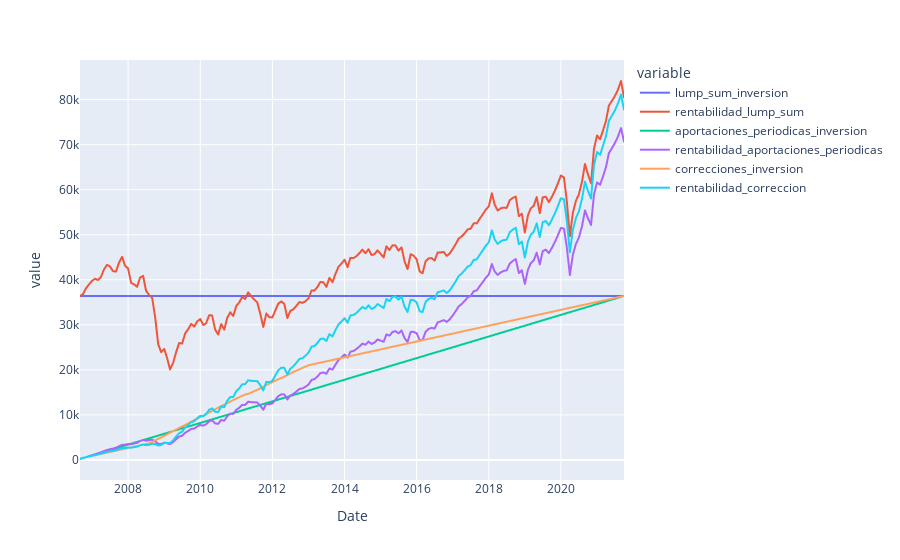

The code cell stored with this chart in its notebook:
### Code cell
df_plot = pd.DataFrame(index=df.index)


df_plot['lump_sum_inversion'] = lump_sum_inversion
df_plot['rentabilidad_lump_sum'] = rentabilidad_lump_sum

df_plot['aportaciones_periodicas_inversion'] = aportaciones_periodicas_inversion
df_plot['rentabilidad_aportaciones_periodicas'] = rentabilidad_aportaciones_periodicas

df_plot['correcciones_inversion'] = correcciones_inversion
df_plot['rentabilidad_correccion'] = rentabilidad_correccion

fig = px.line(df_plot)
fig.show('svg')

### Figure 1 — Plotly figure (JSON) as saved in the notebook; plotly's stock layout.template omitted (floating-point values rounded to 4 significant figures; data arrays with more than 128 entries replaced by an {"elided": "..."} marker saying what was removed)
{"data": [{"hovertemplate": "variable=lump_sum_inversion<br>Date=%{x}<br>value=%{y}<extra></extra>", "legendgroup": "lump_sum_inversion", "line": {"color": "#636efa", "dash": "solid"}, "marker": {"symbol": "circle"}, "mode": "lines", "name": "lump_sum_inversion", "showlegend": true, "type": "scattergl", "x": {"elided": "182 str values"}, "xaxis": "x", "y": {"elided": "182 int values"}, "yaxis": "y"}, {"hovertemplate": "variable=rentabilidad_lump_sum<br>Date=%{x}<br>value=%{y}<extra></extra>", "legendgroup": "rentabilidad_lump_sum", "line": {"color": "#EF553B", "dash": "solid"}, "marker": {"symbol": "circle"}, "mode": "lines", "name": "rentabilidad_lump_sum", "showlegend": true, "type": "scattergl", "x": {"elided": "182 str values"}, "xaxis": "x", "y": {"elided": "182 float values"}, "yaxis": "y"}, {"hovertemplate": "variable=aportaciones_periodicas_inversion<br>Date=%{x}<br>value=%{y}<extra></extra>", "legendgroup": "aportaciones_periodicas_inversion", "line": {"color": "#00cc96", "dash": "solid"}, "marker": {"symbol": "circle"}, "mode": "lines", "name": "aportaciones_periodicas_inversion", "showlegend": true, "type": "scattergl", "x": {"elided": "182 str values"}, "xaxis": "x", "y": {"elided": "182 int values"}, "yaxis": "y"}, {"hovertemplate": "variable=rentabilidad_aportaciones_periodicas<br>Date=%{x}<br>value=%{y}<extra></extra>", "legendgroup": "rentabilidad_aportaciones_periodicas", "line": {"color": "#ab63fa", "dash": "solid"}, "marker": {"symbol": "circle"}, "mode": "lines", "name": "rentabilidad_aportaciones_periodicas", "showlegend": true, "type": "scattergl", "x": {"elided": "182 str values"}, "xaxis": "x", "y": {"elided": "182 float values"}, "yaxis": "y"}, {"hovertemplate": "variable=correcciones_inversion<br>Date=%{x}<br>value=%{y}<extra></extra>", "legendgroup": "correcciones_inversion", "line": {"color": "#FFA15A", "dash": "solid"}, "marker": {"symbol": "circle"}, "mode": "lines", "name": "correcciones_inversion", "showlegend": true, "type": "scattergl", "x": {"elided": "182 str values"}, "xaxis": "x", "y": {"elided": "182 float values"}, "yaxis": "y"}, {"hovertemplate": "variable=rentabilidad_correccion<br>Date=%{x}<br>value=%{y}<extra></extra>", "legendgroup": "rentabilidad_correccion", "line": {"color": "#19d3f3", "dash": "solid"}, "marker": {"symbol": "circle"}, "mode": "lines", "name": "rentabilidad_correccion", "showlegend": true, "type": "scattergl", "x": {"elided": "182 str values"}, "xaxis": "x", "y": {"elided": "182 float values"}, "yaxis": "y"}], "layout": {"legend": {"title": {"text": "variable"}, "tracegroupgap": 0}, "margin": {"t": 60}, "xaxis": {"anchor": "y", "domain": [0, 1], "title": {"text": "Date"}}, "yaxis": {"anchor": "x", "domain": [0, 1], "title": {"text": "value"}}}}
